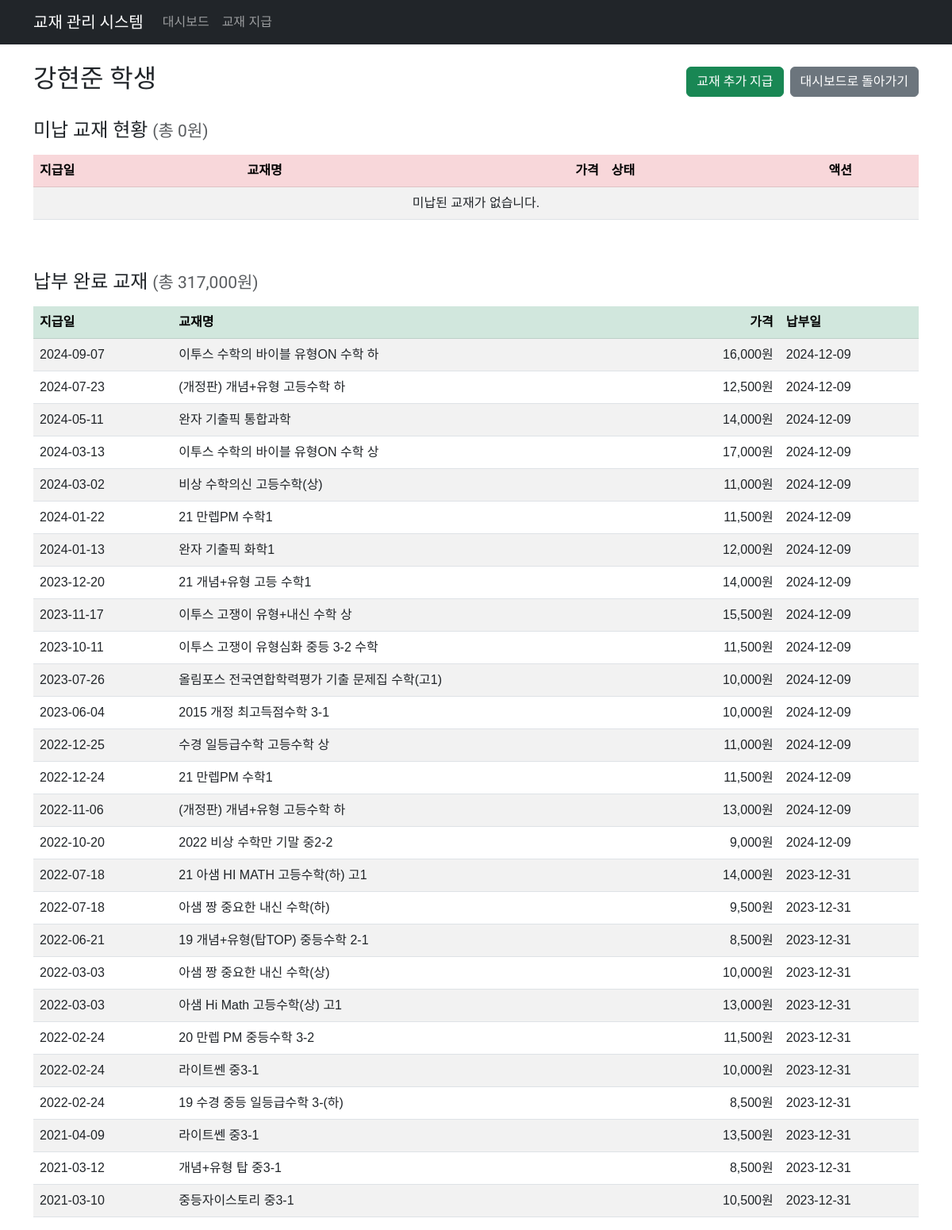
The page /textbook/student/89/ on the database as committed earlier.
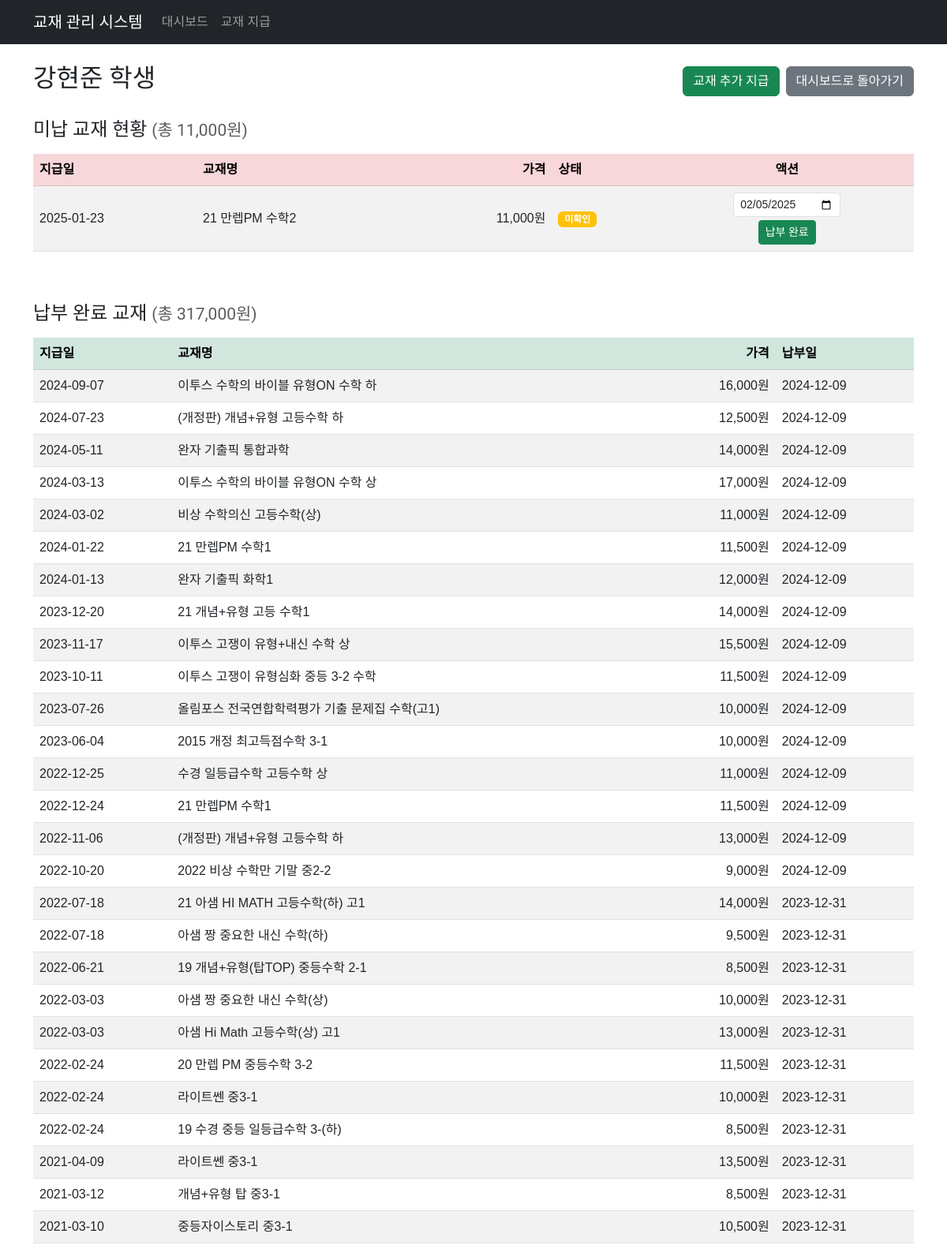
The same page on the database as committed later.
### textbook/models.py (models this page shows, shortened)
class Student(models.Model):
    name = models.CharField(max_length=255, unique=True, verbose_name='학생')
    class Meta:
        db_table = 'student'
        ordering = ['name']
        verbose_name = '학생'
        verbose_name_plural = '학생'

class Book(models.Model):
    input_date = models.DateField(verbose_name='지급일')
    book_name = models.CharField(max_length=255, verbose_name='교재')
    price = models.IntegerField(verbose_name='가격')
    checking = models.BooleanField(default=False, verbose_name='상태')
    student = models.ForeignKey(Student, on_delete=models.CASCADE, related_name='books', verbose_name='학생')
    payment_date = models.DateField(null=True, blank=True, verbose_name='수납일')
    class Meta:
        db_table = 'book'
        ordering = ['-input_date']
        verbose_name = '교재'
        verbose_name_plural = '교재'

### textbook/views.py (the view)
# urls.py: path('student/<int:student_id>/', views.student_detail, name='student_detail'),
def student_detail(request, student_id):
    student = get_object_or_404(Student, id=student_id)
    unpaid_books = student.books.filter(payment_date__isnull=True)
    paid_books = student.books.filter(payment_date__isnull=False)
    total_unpaid = unpaid_books.aggregate(total=Sum('price'))['total'] or 0
    total_paid = paid_books.aggregate(total=Sum('price'))['total'] or 0
    context = {
        'student': student,
        'unpaid_books': unpaid_books,
        'paid_books': paid_books,
        'total_unpaid': total_unpaid,
        'total_paid': total_paid,
        'today' : date.today(),
    }
    return render(request, 'textbook/student_detail.html', context)

### textbook/templates/textbook/student_detail.html (shortened to what this page needs)
{% extends 'textbook/base.html' %}
{% load humanize %}
{% block content %}
<div class="row">
    <div class="col-12">
        <div class="d-flex justify-content-between align-items-center mb-4">
            <h2>{{ student.name }} 학생</h2>
            <div class="d-flex gap-2">
                <a href="{% url 'textbook:issue_book' %}?student_id={{ student.id }}" class="btn btn-success">교재 추가 지급</a>
                <a href="{% url 'textbook:dashboard' %}" class="btn btn-secondary">
                    대시보드로 돌아가기
                </a>
            </div>
        </div>
        <h4 class="mb-3">미납 교재 현황 <small class="text-muted">(총 {{ total_unpaid|intcomma }}원)</small></h4>
        <div class="table-responsive mb-5">
            <table class="table table-striped table-hover align-middle">
                <thead class="table-danger">
                    <tr>
                        <th>지급일</th>
                        <th>교재명</th>
                        <th class="text-end">가격</th>
                        <th>상태</th>
                        <th class="text-center">액션</th>
                    </tr>
                </thead>
                <tbody>
                    {% for book in unpaid_books %}
                    <tr>
                        <td>{{ book.input_date|date:"Y-m-d" }}</td>
                        <td>{{ book.book_name }}</td>
                        <td class="text-end">{{ book.price|intcomma }}원</td>
                        <td>
                            {% if book.checking %}
                            <span class="badge bg-success">확인</span>
                            {% else %}
                            <span class="badge bg-warning">미확인</span>
                            {% endif %}
                        </td>
                        <td class="text-center">
                            <form action="{% url 'textbook:mark_as_paid' book.id %}" method="post" class="d-inline-block" onsubmit="return validateDate(this);">
                                <input type="date" name="payment_date" value="{{ today|date:'Y-m-d' }}" class="form-control form-control-sm" id="paymentDate_{{book.id}}">
                                <button type="submit" class="btn btn-success btn-sm mt-1">납부 완료</button>
                            </form>
                        </td>
                    </tr>
                    {% empty %}
                    <tr>
                        <td colspan="5" class="text-center">미납된 교재가 없습니다.</td>
                    </tr>
                    {% endfor %}
                </tbody>
            </table>
        </div>
        <h4 class="mb-3">납부 완료 교재 <small class="text-muted">(총 {{ total_paid|intcomma }}원)</small></h4>
        <div class="table-responsive">
            <table class="table table-striped table-hover align-middle">
                <thead class="table-success">
                    <tr>
                        <th>지급일</th>
                        <th>교재명</th>
                        <th class="text-end">가격</th>
                        <th>납부일</th>
                    </tr>
                </thead>
                <tbody>
                    {% for book in paid_books %}
                    <tr>
                        <td>{{ book.input_date|date:"Y-m-d" }}</td>
                        <td>{{ book.book_name }}</td>
                        <td class="text-end">{{ book.price|intcomma }}원</td>
                        <td>{{ book.payment_date|date:"Y-m-d" }}</td>
                    </tr>
                    {% empty %}
                    <tr>
                        <td colspan="4" class="text-center">납부 완료된 교재가 없습니다.</td>
                    </tr>
                    {% endfor %}
                </tbody>
            </table>
        </div>
    </div>
</div>
{% endblock %}

### textbook/templates/textbook/base.html (shortened to what this page needs)
<!DOCTYPE html>
<html lang="ko">
<head>
    <link href="https://cdn.jsdelivr.net/npm/bootstrap@5.3.0/dist/css/bootstrap.min.css" rel="stylesheet">
    <link rel="stylesheet" href="https://cdn.jsdelivr.net/npm/flatpickr/dist/flatpickr.min.css">
</head>
<body>
    <nav class="navbar navbar-expand-lg navbar-dark bg-dark">
        <div class="container">
            <a class="navbar-brand" href="{% url 'textbook:dashboard' %}">교재 관리 시스템</a>
            <div class="collapse navbar-collapse" id="navbarNav">
                <ul class="navbar-nav me-auto">
                    <li class="nav-item">
                        <a class="nav-link {% if request.resolver_match.url_name == 'dashboard' %}active{% endif %}"
                           href="{% url 'textbook:dashboard' %}">대시보드</a>
                    </li>
                    <li class="nav-item">
                        <a class="nav-link {% if request.resolver_match.url_name == 'issue_book' %}active{% endif %}"
                           href="{% url 'textbook:issue_book' %}">교재 지급</a>
                    </li>
                </ul>
            </div>
        </div>
    </nav>
    <div class="container mt-4">
        {% block content %}
        {% endblock %}
    </div>
</body>
</html>

### textbook/templates/textbook/base.html (style rules this page uses)
body { font-family: 'Noto Sans KR', sans-serif; }
h1, h2, h3, h4, h5, h6, .navbar-brand, .btn, .pagination { font-family: 'Ubuntu', 'Noto Sans KR', sans-serif; }

Rows that differ between the two databases and show on the page:
added Book: input_date "2025-01-23", book_name "21 만렙PM 수학2", price "11,000", checking "미확인", payment_date "02/05/2025", shown under "미납 교재 현황 (총 11,000원)"
Other text that changed with them:
{{ total_unpaid|intcomma }}: "0" → "11,000"
text no longer shown: "미납된 교재가 없습니다."
